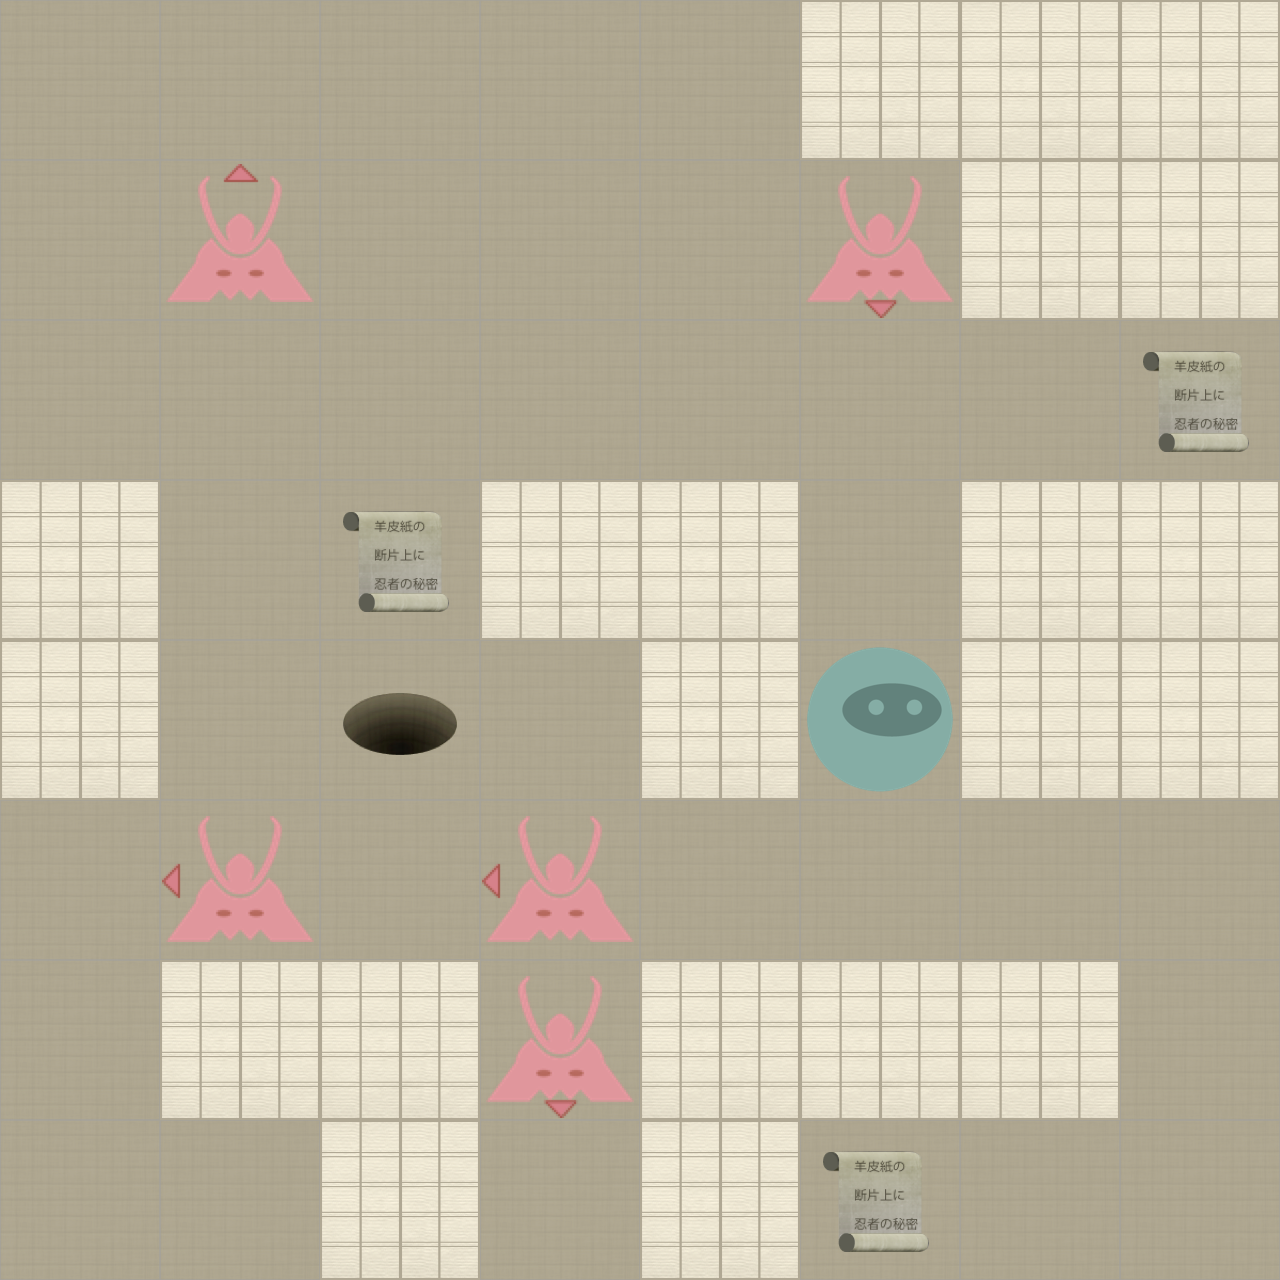

Tiled map render using the project's own tile images. Description and the map definition, with tile-layer contents summarised, below:
An orthogonal 8x8 tile map with 160x160 px tiles, 2 tile layers (Level, Actors).

<map version="1.0" orientation="orthogonal" width="8" height="8" tilewidth="160" tileheight="160">
 <properties>
  <property name="moves" value="25" />
 </properties>
 <tileset firstgid="1" name="tiles" tilewidth="160" tileheight="160" spacing="2" margin="2">
  <image source="tiles-ipadhd.png" width="1024" height="1024" />
  <tile id="0">
   <properties>
    <property name="actor" value="exit" />
   </properties>
  </tile>
  <tile id="2">
   <properties>
    <property name="actor" value="guard" />
    <property name="direction" value="down" />
   </properties>
  </tile>
  <tile id="3">
   <properties>
    <property name="actor" value="guard" />
    <property name="direction" value="left" />
   </properties>
  </tile>
  <tile id="4">
   <properties>
    <property name="actor" value="guard" />
    <property name="direction" value="right" />
   </properties>
  </tile>
  <tile id="5">
   <properties>
    <property name="actor" value="guard" />
    <property name="direction" value="up" />
   </properties>
  </tile>
  <tile id="7">
   <properties>
    <property name="actor" value="player" />
   </properties>
  </tile>
  <tile id="8">
   <properties>
    <property name="actor" value="scroll" />
   </properties>
  </tile>
  <tile id="9">
   <properties>
    <property name="wall" value="1" />
   </properties>
  </tile>
 </tileset>
 <layer name="Level" width="8" height="8">
  <data>[64 cells, 64 non-empty, 2 distinct tile ids]</data>
 </layer>
 <layer name="Actors" width="8" height="8">
  <data>[64 cells, 10 non-empty, 6 distinct tile ids]</data>
 </layer>
</map>
